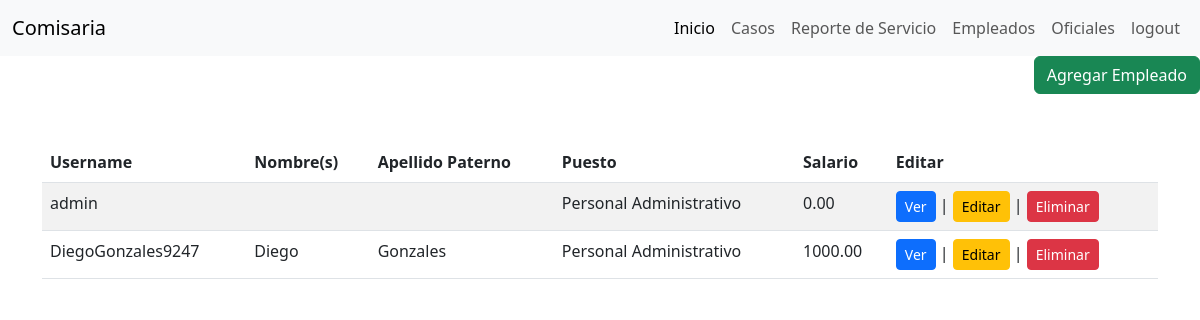
/comisaria/empleado/ (signed in), run on the app's committed database.
### Comisaria/models.py (models this page shows, shortened)
class Empleado(AbstractUser):
    class Puesto(models.IntegerChoices):
        ADMINISTRATIVO = 1, "Personal Administrativo"
        INTELIGENCIA = 2, "Analistas de Inteligencia"
        FORENSE = 3, "Técnico Forense"
        ARCHIVO = 4, "Personal del Archivo"
        COMUNICACION = 5, "Operador de Comunicación"
        PSICOLOGIA = 6, "Psicólogos"
        MANTENIMIENTO = 7, "Personal de Mantenimiento"
        HUMANOS = 8, "Encargado de Recursos Humanos"
        TI = 9, "Tecnicos de Sistemas Informaticos"
        OFICIAL = 10, "Oficial"
    first_name = models.CharField(max_length=50, default='', blank=False, verbose_name='Nombre(s)')
    last_name = models.CharField(max_length=50, default='', blank=False, verbose_name='Apellido paterno')
    last_name2 = models.CharField(max_length=50, default='', blank=False, verbose_name='Apellido materno')
    email = models.EmailField(unique=True, verbose_name='Correo')
    puesto = models.IntegerField(choices=Puesto.choices, default=Puesto.ADMINISTRATIVO, verbose_name='Puesto')
    register_date = models.DateTimeField(default= timezone.now, null=True, blank=False, verbose_name='Fecha de registro')
    num_phone = models.CharField(max_length=14, default='', blank=False, verbose_name='Telefono')
    salario = models.DecimalField(max_digits=10, decimal_places=2, default=0.00,blank=False ,verbose_name='Salario')
    class Meta:
        verbose_name = 'Empleado'
        verbose_name_plural = 'Empleados'

### Comisaria/views.py (the view)
# urls.py: path( "empleado/", views.EmpleadoView.as_view(), name="empleado"),
class EmpleadoView(generic.ListView):
    template_name = "comisaria/READ/empleado.html"
    context_object_name ="empleados"
    def get_queryset(self):
        return Empleado.objects.order_by("first_name")[:5]

### Comisaria/templates/comisaria/READ/empleado.html (shortened to what this page needs)
{% extends 'comisaria/base.html' %}
{% block contenido %}
    {% if empleados %}
    <div class="d-flex justify-content-end mb-3">
        <a class="btn btn-success" href="{% url 'empleado_crear' %}">Agregar Empleado</a>
    </div>
   <div class="container my-5">
    <table class="table table-striped">
        <thead>
            <tr>
                <th>Username</th>
                <th>Nombre(s)</th>
                <th>Apellido Paterno</th>
                <th>Puesto</th>
                <th>Salario</th>
                <th>Editar</th>
            </tr>
        </thead>
        <tbody>
            {% for emp in empleados %}
            <tr>
                <td>{{ emp.username }}</td>
                <td>{{ emp.first_name }}</td>
                <td>{{ emp.last_name }}</td>
                <td>{{ emp.get_puesto_display }}</td>
                <td>{{ emp.salario }}</td>
                <td><a class="btn btn-primary btn-sm" href="{% url 'empleado_deta' emp.id %}">Ver</a> | <a class="btn btn-warning btn-sm" href="{% url 'empleado_edit' emp.id %}">Editar</a> | <a class="btn btn-danger btn-sm" href="{% url 'empleado_eliminar' emp.id  %}">Eliminar</a></td>
            </tr>
            {% endfor %}
        </tbody>
    </table>
   </div>
    {% else %}
    <p>No polls are available.</p>
    {% endif %}
{% endblock %}

### data on the page
Empleado: username "admin", puesto "Personal Administrativo", salario "0.00"
Empleado: username "DiegoGonzales9247", first_name "Diego", last_name "Gonzales", puesto "Personal Administrativo", salario "1000.00"
